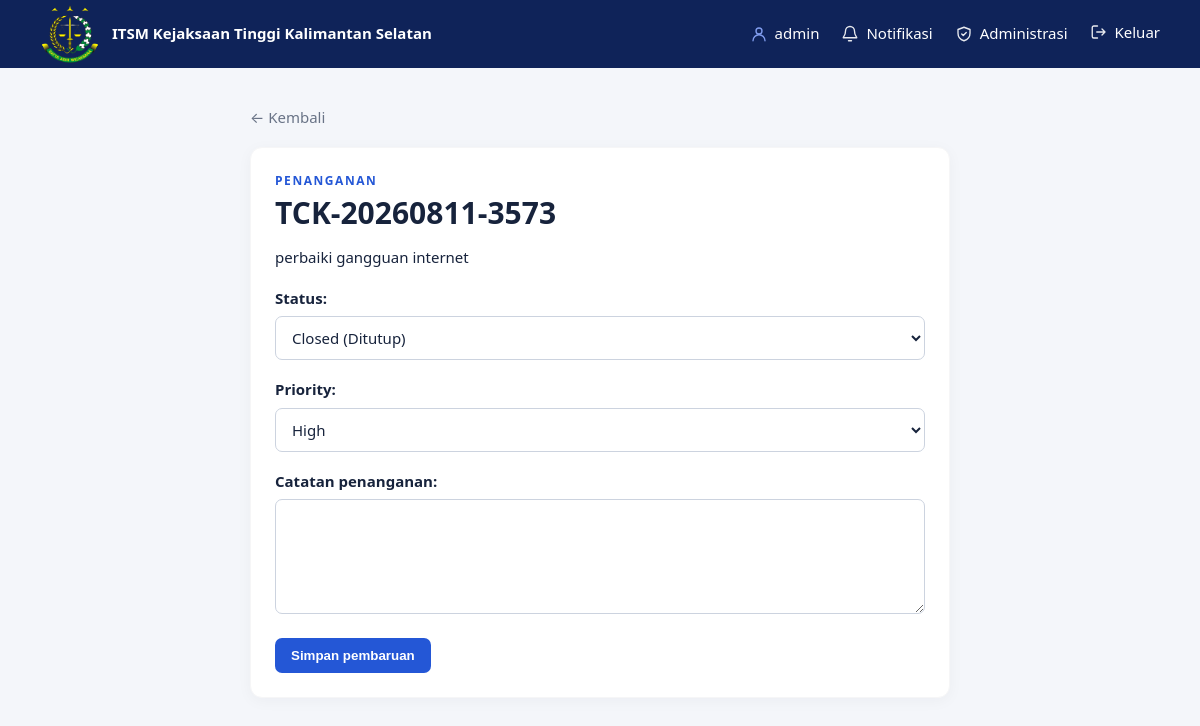
/tickets/3/update/ (signed in), run on the app's committed database.
### tickets/models.py (models this page shows, shortened)
class Ticket(models.Model):
    PRIORITY_CHOICES = [
        ('LOW', 'Low'),
        ('MEDIUM', 'Medium'),
        ('HIGH', 'High'),
        ('CRITICAL', 'Critical'),
    ]
    STATUS_CHOICES = [
        ('OPEN', 'Open (Terdaftar)'),
        ('IN_PROGRESS', 'In Progress (Dalam Penanganan)'),
        ('RESOLVED', 'Resolved (Selesai Penanganan)'),
        ('CLOSED', 'Closed (Ditutup)'),
    ]
    ticket_number = models.CharField(max_length=25, unique=True, editable=False)
    reporter = models.ForeignKey(User, on_delete=models.CASCADE, related_name='reported_tickets')
    category = models.ForeignKey(Category, on_delete=models.PROTECT)
    subject = models.CharField(max_length=200)
    description = models.TextField()
    attachment = models.ImageField(upload_to='ticket_attachments/', blank=True, null=True)
    priority = models.CharField(max_length=10, choices=PRIORITY_CHOICES, default='MEDIUM')
    status = models.CharField(max_length=15, choices=STATUS_CHOICES, default='OPEN')
    created_at = models.DateTimeField(auto_now_add=True)
    updated_at = models.DateTimeField(auto_now=True)
    resolved_at = models.DateTimeField(null=True, blank=True)

### tickets/views.py (the view, shortened to what this page needs)
# urls.py: path("tickets/<int:pk>/update/", views.ticket_update, name="update"),
@login_required
@user_passes_test(lambda user: user.is_staff)
@require_http_methods(["GET", "POST"])
def ticket_update(request, pk):
    ticket = get_object_or_404(Ticket, pk=pk)
    old_status = ticket.status
    form = TicketUpdateForm(request.POST or None, instance=ticket)
    return render(request, "tickets/ticket_update.html", {"form": form, "ticket": ticket})

### tickets/forms.py
class TicketUpdateForm(forms.ModelForm):
    action_note = forms.CharField(
        label="Catatan penanganan",
        widget=forms.Textarea(attrs={"rows": 4}),
    )
    class Meta:
        model = Ticket
        fields = ("status", "priority")

### tickets/context_processors.py (called while the page is built)
def notifications(request):
    if not request.user.is_authenticated:
        return {"unread_notification_count": 0}
    return {
        "unread_notification_count": request.user.ticket_notifications.filter(
            is_read=False
        ).count()
    }

### templates/tickets/ticket_update.html (shortened to what this page needs)
{% extends 'base.html' %}
{% block content %}<div class="narrow"><a class="back" href="{% url 'tickets:detail' ticket.pk %}">← Kembali</a><div class="card"><p class="eyebrow">PENANGANAN</p><h1>{{ ticket.ticket_number }}</h1><p>{{ ticket.subject }}</p><form method="post" class="stack">{% csrf_token %}{{ form.as_p }}<button class="button">Simpan pembaruan</button></form></div></div>{% endblock %}

### templates/base.html (shortened to what this page needs)
{% load static %}
<!doctype html>
<html lang="id">
<head>
  <link rel="stylesheet" href="{% static 'css/app.css' %}">
  <link rel="stylesheet" href="{% static 'css/notifications.css' %}">
</head>
<body>
  <header class="site-header">
    <a class="brand" href="{% url 'tickets:list' %}">
      <img src="{% static 'images/logo_kejaksaan.png' %}" alt="logo kejaksaan " class="brand-logo">
      <span> ITSM Kejaksaan Tinggi Kalimantan Selatan</span>
    </a>
    {% if user.is_authenticated %}
    <nav>
      <span class="nav-item user-name">
        <svg class="nav-icon" viewBox="0 0 24 24" aria-hidden="true">
          <circle cx="12" cy="8" r="4"></circle>
          <path d="M4 21a8 8 0 0 1 16 0"></path>
        </svg>
        {{ user.get_full_name|default:user.username }}
      </span>
      <a class="nav-item notification-link" href="{% url 'tickets:notifications' %}">
        <svg class="nav-icon" viewBox="0 0 24 24" aria-hidden="true">
          <path d="M18 8a6 6 0 0 0-12 0c0 7-3 7-3 9h18c0-2-3-2-3-9"></path>
          <path d="M10 21h4"></path>
        </svg>
        Notifikasi
      </a>
      {% if user.is_superuser %}<a class="nav-item" href="{% url 'admin:index' %}">
        <svg class="nav-icon" viewBox="0 0 24 24" aria-hidden="true">
          <path d="M12 3 4 6v5c0 5 3.4 8.7 8 10 4.6-1.3 8-5 8-10V6l-8-3Z"></path>
          <path d="m9 12 2 2 4-4"></path>
        </svg>
        Administrasi
      </a>{% endif %}
      <form method="post" action="{% url 'logout' %}">{% csrf_token %}<button class="link-button nav-item">
          <svg class="nav-icon" viewBox="0 0 24 24" aria-hidden="true">
            <path d="M10 4H5a2 2 0 0 0-2 2v12a2 2 0 0 0 2 2h5"></path>
            <path d="m16 16 4-4-4-4M20 12H9"></path>
          </svg>
          Keluar
        </button></form>
    </nav>
    {% endif %}
  </header>
  <main class="container">
    {% block content %}{% endblock %}
  </main>
</body>
</html>

### static/css/app.css (style rules this page uses)
:root { --ink: #17233c; --muted: #697386; --line: #f6f6f7; --surface: #fff; --bg: #f4f6fa; --brand: #2457d6; --brand-dark: #1943aa; --success: #087f5b; --warning: #a15c00; --danger: #c92a2a }
* { box-sizing: border-box }
body { margin: 0; background: var(--bg); color: var(--ink); font: 15px/1.55 system-ui, -apple-system, "Segoe UI", sans-serif }
.site-header { height: 68px; background: #0f2359; color: #fffefe; display: flex; align-items: center; justify-content: space-between; padding: 0 max(24px, calc((100% - 1120px)/2)) }
.brand { display: flex; align-items: center; gap: 12px; color: #fff; text-decoration: none; font-weight: 700 }
.brand-logo { height: 60px; width: 60px; border-radius: 60%; flex-shrink: 0; }
.site-header nav { display: flex; align-items: center; gap: 22px }
.site-header nav a, .link-button { color: #fff; text-decoration: none }
.site-header form { margin: 0 }
.link-button { border: 0; background: none; font: inherit; cursor: pointer; padding: 0 }
.container { max-width: 1120px; margin: 38px auto; padding: 0 24px 64px }
h1 { font-size: 30px; line-height: 1.2; margin: 4px 0 12px }
.eyebrow { font-size: 12px; letter-spacing: .13em; color: var(--brand); font-weight: 800; margin: 0 }
.card { background: var(--surface); border: 1px solid var(--line); border-radius: 12px; padding: 24px; box-shadow: 0 3px 15px rgba(23, 35, 60, .04) }
.button { display: inline-flex; align-items: center; justify-content: center; background: var(--brand); color: #fff; border: 0; border-radius: 7px; padding: 10px 16px; font-weight: 650; text-decoration: none; cursor: pointer }
.filters input, .filters select, input, select, textarea { width: 100%; border: 1px solid #ccd3df; border-radius: 7px; padding: 10px 12px; background: #fff; color: var(--ink); font: inherit }
.narrow { max-width: 700px; margin: 0 auto }
.back { display: inline-block; margin-bottom: 18px; color: var(--muted); text-decoration: none }
.stack p { margin: 18px 0 }
.stack label { display: block; font-weight: 650; margin-bottom: 6px }

### static/css/notifications.css (style rules this page uses)
.notification-link { position: relative; }
.nav-item { display: inline-flex; align-items: center; gap: 7px; white-space: nowrap; }
.nav-icon { width: 18px; height: 18px; flex: 0 0 auto; fill: none; stroke: currentColor; stroke-width: 1.8; stroke-linecap: round; stroke-linejoin: round; opacity: .9; }
.user-name .nav-icon { color: #8eabff; }

### data on the page
Ticket: ticket_number "TCK-20260811-3573", subject "perbaiki gangguan internet", status "Closed (Ditutup)", priority "High"

### other printed values
{{ user.get_full_name|default:user.username }} "admin"
